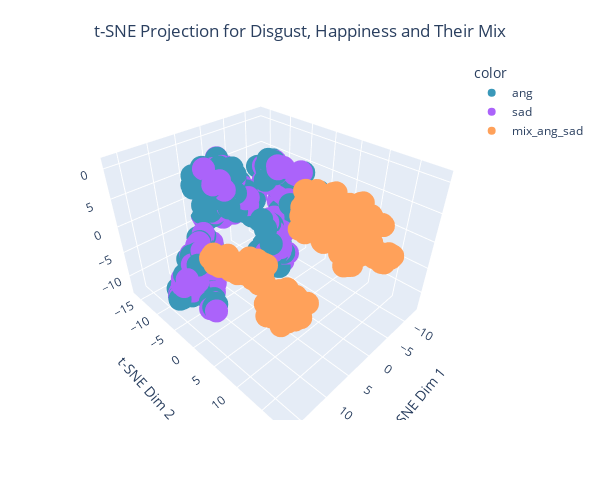

The notebook cell this image was saved under:
### Code cell
color_tsne_3d_mapping = {'ang': '#3A98B9', 'fea': '#E8D5C4', 'mix_ang_fea': '#9DC08B'}

fig_3d = px.scatter_3d(x=tsne_3d_results[:, 0], y=tsne_3d_results[:, 1], z=tsne_3d_results[:, 2], color=labels,  color_discrete_map=color_tsne_3d_mapping)

# Update the layout to adjust the axis labels and title
fig_3d.update_layout(scene=dict(xaxis=dict(title='t-SNE Dim 1'),
                             yaxis=dict(title='t-SNE Dim 2'),
                             zaxis=dict(title='t-SNE Dim 3')),
                  title='t-SNE Projection for Disgust, Happiness and Their Mix',
                  title_x=0.5, 
                  title_y=0.95,
                  width=600, height=500)

fig_3d.update_layout(showlegend=True)
fig_3d.show()

### Figure 1 — Plotly figure (JSON) as saved in the notebook; plotly's stock layout.template omitted (floating-point values rounded to 4 significant figures; data arrays with more than 128 entries replaced by an {"elided": "..."} marker saying what was removed)
{"data": [{"hovertemplate": "color=ang<br>x=%{x}<br>y=%{y}<br>z=%{z}<extra></extra>", "legendgroup": "ang", "marker": {"color": "#3A98B9", "symbol": "circle"}, "mode": "markers", "name": "ang", "scene": "scene", "showlegend": true, "type": "scatter3d", "x": {"elided": "366 float values"}, "y": {"elided": "366 float values"}, "z": {"elided": "366 float values"}}, {"hovertemplate": "color=sad<br>x=%{x}<br>y=%{y}<br>z=%{z}<extra></extra>", "legendgroup": "sad", "marker": {"color": "#ab63fa", "symbol": "circle"}, "mode": "markers", "name": "sad", "scene": "scene", "showlegend": true, "type": "scatter3d", "x": {"elided": "342 float values"}, "y": {"elided": "342 float values"}, "z": {"elided": "342 float values"}}, {"hovertemplate": "color=mix_ang_sad<br>x=%{x}<br>y=%{y}<br>z=%{z}<extra></extra>", "legendgroup": "mix_ang_sad", "marker": {"color": "#FFA15A", "symbol": "circle"}, "mode": "markers", "name": "mix_ang_sad", "scene": "scene", "showlegend": true, "type": "scatter3d", "x": {"elided": "498 float values"}, "y": {"elided": "498 float values"}, "z": {"elided": "498 float values"}}], "layout": {"height": 500, "legend": {"title": {"text": "color"}, "tracegroupgap": 0}, "margin": {"t": 60}, "scene": {"domain": {"x": [0, 1], "y": [0, 1]}, "xaxis": {"title": {"text": "t-SNE Dim 1"}}, "yaxis": {"title": {"text": "t-SNE Dim 2"}}, "zaxis": {"title": {"text": "t-SNE Dim 3"}}}, "showlegend": true, "title": {"text": "t-SNE Projection for Disgust, Happiness and Their Mix", "x": 0.5, "y": 0.95}, "width": 600}}
